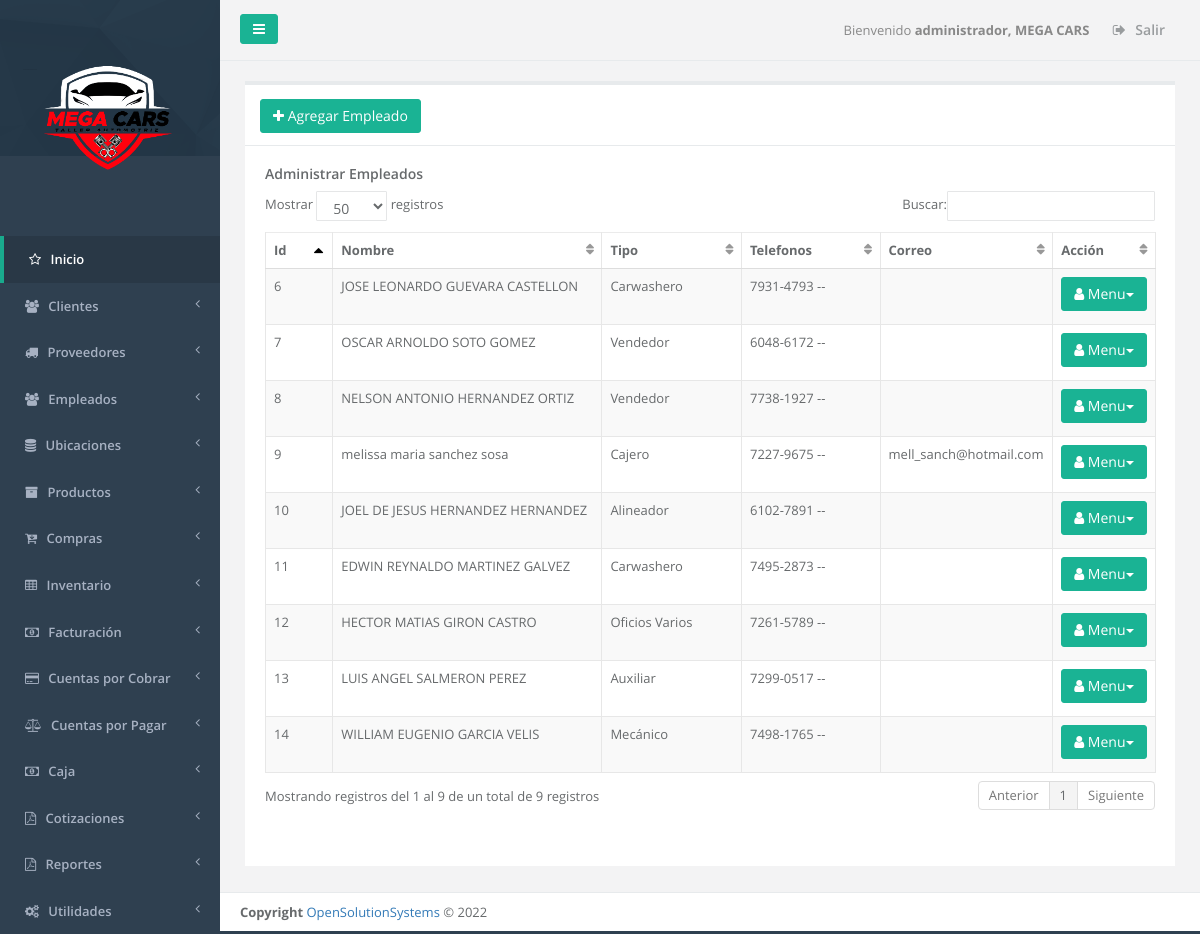
Screenshot of /admin_empleado.php (signed in) with the database file from the repository.
### tables this page shows
CREATE TABLE `sucursal` (
  `id_server` int(11) NOT NULL,
  `unique_id` text NOT NULL,
  `id_sucursal` int(11) NOT NULL,
  `descripcion` text NOT NULL,
  `direccion` varchar(255) NOT NULL,
  `telefono1` varchar(20) NOT NULL,
  `telefono2` varchar(20) NOT NULL,
  `casa_matriz` tinyint(1) NOT NULL,
  `iva` float NOT NULL,
  `monto_retencion1` float NOT NULL,
  `monto_retencion10` float NOT NULL,
  `monto_percepcion` float NOT NULL,
  `n_sucursal` int(11) NOT NULL,
  `vigencia_factura` int(11) NOT NULL,
  `vigencia_pedido` int(11) NOT NULL,
  `giro` varchar(100) NOT NULL,
  `nrc` varchar(100) NOT NULL,
  `nit` varchar(100) NOT NULL,
  `razon_social` varchar(150) NOT NULL,
  `logo` varchar(150) NOT NULL,
  `serie_cof` varchar(100) NOT NULL,
  `desde_cof` int(11) NOT NULL,
  `hasta_cof` int(11) NOT NULL,
  `serie_ccf` varchar(100) NOT NULL,
  `desde_ccf` int(11) NOT NULL,
  `hasta_ccf` int(11) NOT NULL,
  `ultima_act` date NOT NULL
);

CREATE TABLE `menu` (
  `id_server` int(11) NOT NULL,
  `unique_id` text NOT NULL,
  `id_menu` int(11) NOT NULL,
  `nombre` varchar(250) DEFAULT NULL,
  `prioridad` int(11) DEFAULT NULL,
  `icono` varchar(250) NOT NULL,
  `visible` tinyint(1) NOT NULL
);

CREATE TABLE `empleado` (
  `id_server` int(11) NOT NULL,
  `unique_id` text NOT NULL,
  `id_sucursal` int(11) NOT NULL,
  `id_empleado` int(11) NOT NULL,
  `nombre` varchar(100) NOT NULL,
  `apellido` varchar(100) NOT NULL,
  `nit` varchar(20) NOT NULL,
  `dui` varchar(16) NOT NULL,
  `direccion` varchar(250) NOT NULL,
  `telefono1` varchar(12) NOT NULL,
  `telefono2` varchar(12) NOT NULL,
  `email` varchar(100) NOT NULL,
  `salariobase` float NOT NULL,
  `id_tipo_empleado` int(11) NOT NULL
);

CREATE TABLE `tipo_empleado` (
  `id_server` int(11) NOT NULL,
  `unique_id` text NOT NULL,
  `id_tipo_empleado` int(11) NOT NULL,
  `descripcion` varchar(250) NOT NULL
);

### _conexion.php (called while the page is built, shortened)
<?php
$username = "root";
$password = "1234";
$hostname = "localhost";
$dbname = "megacar";
$conexion = mysqli_connect("$hostname","$username","$password","$dbname");
function _query($sql_string){
  global $conexion;
  mysqli_set_charset($conexion,"utf8");
  $query=mysqli_query($conexion,$sql_string);
  return $query;
}
function _fetch_array($sql_string){
  $fetched = mysqli_fetch_array($sql_string,MYSQLI_ASSOC);
  return $fetched;
}
function _num_rows($sql_string){
  $rows = mysqli_num_rows($sql_string);
  return $rows;
}
function get_name_script($url){
  if ( strpos($url, '/') !== FALSE ){
    $nombre_archivo_tmp = explode('/', $url);
  }
  $nombre_archivo= array_pop($nombre_archivo_tmp );
  return  $nombre_archivo;
}
function permission_usr($id_user,$filename){
  $sql1="SELECT menu.id_menu, menu.nombre as nombremenu, menu.prioridad,
  modulo.id_modulo,  modulo.nombre as nombremodulo, modulo.descripcion, modulo.filename,
  usuario_modulo.id_usuario,usuario.admin as admin
  FROM menu, modulo, usuario_modulo, usuario
  WHERE usuario.id_usuario='$id_user'
  AND menu.id_menu=modulo.id_menu
  AND usuario.id_usuario=usuario_modulo.id_usuario
  AND usuario_modulo.id_modulo=modulo.id_modulo
  AND modulo.filename='$filename'
  ";
  $result1=_query($sql1);
  $count1=_num_rows($result1);
  if($count1 >0){
    $row1=_fetch_array($result1);
    $admin=$row1['admin'];
    $filename=$row1['filename'];
    $name_link=$filename;
  }
  else{
    $name_link='NOT';
  }
  return $name_link;
}
?>

### admin_empleado.php (the view, shortened to what this page needs)
<?php
$_PAGE = array ();
$title = "Administrar Empleados";
$_PAGE ['links'] = null;
$_PAGE ['links'] .= '<link href="css/bootstrap.min.css" rel="stylesheet">';
$_PAGE ['links'] .= '<link href="font-awesome/css/font-awesome.css" rel="stylesheet">';
$_PAGE ['links'] .= '<link href="css/plugins/iCheck/custom.css" rel="stylesheet">';
$_PAGE ['links'] .= '<link href="css/plugins/chosen/chosen.css" rel="stylesheet">';
$_PAGE ['links'] .= '<link href="css/plugins/toastr/toastr.min.css" rel="stylesheet">';
$_PAGE ['links'] .= '<link href="css/plugins/jQueryUI/jquery-ui-1.10.4.custom.min.css" rel="stylesheet">';
$_PAGE ['links'] .= '<link href="css/plugins/jqGrid/ui.jqgrid.css" rel="stylesheet">';
$_PAGE ['links'] .= '<link href="css/plugins/dataTables/dataTables.bootstrap.css" rel="stylesheet">';
$_PAGE ['links'] .= '<link href="css/plugins/dataTables/dataTables.responsive.css" rel="stylesheet">';
$_PAGE ['links'] .= '<link href="css/plugins/dataTables/dataTables.tableTools.min.css" rel="stylesheet">';
$_PAGE ['links'] .= '<link href="css/animate.css" rel="stylesheet">';
$_PAGE ['links'] .= '<link href="css/style.css" rel="stylesheet">';
include_once "header.php";
include_once "main_menu.php";
$id_sucursal = $_SESSION["id_sucursal"];
$sql="SELECT e.*, te.descripcion FROM empleado AS e, tipo_empleado AS te WHERE e.id_tipo_empleado=te.id_tipo_empleado AND id_sucursal='$id_sucursal' ORDER BY e.nombre ASC, e.apellido ASC";
$result=_query($sql);
$id_user=$_SESSION["id_usuario"];
$admin=$_SESSION["admin"];
$uri = $_SERVER['SCRIPT_NAME'];
$filename=get_name_script($uri);
$links=permission_usr($id_user,$filename);
?>
<div class="wrapper wrapper-content  animated fadeInRight">
	<div class="row" id="row1">
		<div class="col-lg-12">
			<div class="ibox float-e-margins">
				<?php
				if ($links!='NOT' || $admin=='1' ) {
					echo "<div class='ibox-title'>";
					$filename='agregar_tipo_empleado.php';
					$link=permission_usr($id_user,$filename);
					if ($link!='NOT' || $admin=='1' )
					echo "<a href='agregar_empleado.php' class='btn btn-primary' role='button'><i class='fa fa-plus icon-large'></i> Agregar Empleado</a>";
					echo "</div>";
					?>
					<div class="ibox-content">
						<header>
							<h4><?php echo $title; ?></h4>
						</header>
						<section>
							<table class="table table-striped table-bordered table-hover"id="editable">
								<thead>
									<tr>
										<th class="col-lg-1">Id </th>
										<th class="col-lg-4">Nombre</th>
										<th class="col-lg-2">Tipo</th>
										<th class="col-lg-2">Telefonos</th>
										<th class="col-lg-2">Correo</th>
										<th class="col-lg-1">Acci&oacute;n</th>
									</tr>
								</thead>
								<tbody>
									<?php
									while($row=_fetch_array($result))
									{
										$contacto=$row['nombre']."  ".$row['apellido'];
										$telefonos=$row['telefono1']." -- ".$row['telefono2'];
										$correo=$row['email'];
										$tipo=$row['descripcion'];
										echo "<tr>";
										echo"<td>".$row['id_empleado']."</td>
										<td>".$contacto."</td>
										<td>".$tipo."</td>
										<td>".$telefonos."</td>
										<td>".$correo."</td>";
										echo"<td><div class=\"btn-group\">
										<a href=\"#\" data-toggle=\"dropdown\" class=\"btn btn-primary dropdown-toggle\"><i class=\"fa fa-user icon-white\"></i> Menu<span class=\"caret\"></span></a>
										<ul class=\"dropdown-menu dropdown-primary\">";
										echo "</ul>
										</div>
										</td>
										</tr>";
									}
									?>
								</tbody>
							</table>
						</section>
					</div>
				</div>
				</div>
			</div>
		</div>
		<?php
		include("footer.php");
	}
	else {
		echo "<br><br><div class='alert alert-warning'>No tiene permiso para este modulo.</div></div></div></div></div>";
		include_once ("footer.php");
	}
	?>

### main_menu.php (shortened to what this page needs)
<?php
  $id_sucursal = $_SESSION['id_sucursal'];
  $sql_sucursal = "SELECT * FROM sucursal WHERE id_sucursal = '$id_sucursal'";
  $query_sucursal = _query($sql_sucursal);
  $row_sucursal = _fetch_array($query_sucursal);
  $logo = $row_sucursal['logo'];
?>
<nav class="navbar-default navbar-static-side" role="navigation">
  <div class="sidebar-collapse">
    <ul class="nav" id="side-menu">
      <li class="nav-header">
        <div class="dropdown profile-element"> <span>
          <img alt="image" class="img-responsive" src="<?php echo $logo;  ?>" width="180px" style="margin-left: -3%;">
        </span>
      </div>
    </li>
    <?php
    $id_user=$_SESSION["id_usuario"];
    $admin=$_SESSION["admin"];
    $icono='fa fa-star-o';
    $sql_menus="SELECT id_menu, nombre, prioridad,icono FROM menu order by prioridad";
    $result=_query($sql_menus);
    $main_lnk='dashboard.php';
    if($admin=='1')
    {
      echo  "<li class='active'>";
      echo "<a href='dashboard.php'><i class='".$icono."'></i> <span class='nav-label'>Inicio</span></a>";
      echo  "</li>";
    }
    else
    {
      echo  "<li class='active'>";
      echo "<a href='dashboard.php'><i class='".$icono."'></i> <span class='nav-label'>Inicio</span></a>";
      echo  "</li>";
    }
    while($row=_fetch_array($result))
    {
      $menuname=$row['nombre'];
      $id_menu=$row['id_menu'];
      $icono=$row['icono'];
      if($admin=='1')
      {
        $sql_links="SELECT distinct menu.id_menu, menu.nombre as nombremenu, menu.prioridad,
        modulo.id_modulo, modulo.nombre as nombremodulo, modulo.descripcion, modulo.filename, usuario.admin
        FROM menu, modulo, usuario
        WHERE usuario.id_usuario='$id_user'
        AND usuario.admin='1'
        AND menu.id_menu='$id_menu'
        AND menu.id_menu=modulo.id_menu
        AND modulo.mostrarmenu='1'
        AND menu.visible=1
        ";
      }
      $result_modules=_query($sql_links);
      $numrow2=_num_rows($result_modules);
      if($numrow2>0)
      {
        echo "<li><a href='".$main_lnk."'><i class='".$icono."'></i></i> <span class='nav-label'>".$menuname."</span> <span class='fa arrow'></span></a>";
        echo" </li>";
      }
    }
  ?>
</div>
</nav>
<div id="page-wrapper" class="gray-bg">
  <div class="row border-bottom">
    <nav class="navbar navbar-static-top" role="navigation" style="margin-bottom: 0">
      <div class="navbar-header">
        <a class="navbar-minimalize minimalize-styl-2 btn btn-primary"><i class="fa fa-bars"></i> </a>
      </div>
      <?php
      $id_sucursal=$_SESSION["id_sucursal"];
      $qsucursal=_query("SELECT descripcion FROM sucursal WHERE id_sucursal='$id_sucursal'");
      $row_sucursal=_fetch_array($qsucursal);
      $sucursal=$row_sucursal["descripcion"];
      ?>
      <ul class="nav navbar-top-links navbar-right">
        <li>
          <span class="m-r-sm text-muted welcome-message">Bienvenido <b><?php echo $_SESSION["nombre"].", ".$sucursal ?> </b></span>
        </li>
        <li>
          <a href="logout.php">
            <i class="fa fa-sign-out"></i> Salir
          </a>
        </li>
      </ul>
    </nav>
  </div>

### rows the page displays
sucursal: logo (picture), descripcion "MEGA CARS"
menu: nombre "Clientes"
menu: nombre "Proveedores"
menu: nombre "Empleados"
menu: nombre "Ubicaciones"
menu: nombre "Productos"
menu: nombre "Compras"
menu: nombre "Inventario"
menu: nombre "Facturación"
menu: nombre "Cuentas por Cobrar"
menu: nombre "Cuentas por Pagar"
menu: nombre "Caja"
menu: nombre "Cotizaciones"
menu: nombre "Reportes"
menu: nombre "Utilidades"
empleado: id_empleado "11", contacto "EDWIN REYNALDO MARTINEZ GALVEZ", id_tipo_empleado.descripcion "Carwashero", telefonos "7495-2873 --"
empleado: id_empleado "12", contacto "HECTOR MATIAS GIRON CASTRO", id_tipo_empleado.descripcion "Oficios Varios", telefonos "7261-5789 --"
empleado: id_empleado "10", contacto "JOEL DE JESUS HERNANDEZ HERNANDEZ", id_tipo_empleado.descripcion "Alineador", telefonos "6102-7891 --"
empleado: id_empleado "6", contacto "JOSE LEONARDO GUEVARA CASTELLON", id_tipo_empleado.descripcion "Carwashero", telefonos "7931-4793 --"
empleado: id_empleado "13", contacto "LUIS ANGEL SALMERON PEREZ", id_tipo_empleado.descripcion "Auxiliar", telefonos "7299-0517 --"
empleado: id_empleado "9", contacto "melissa maria sanchez sosa", id_tipo_empleado.descripcion "Cajero", telefonos "7227-9675 --", email "mell_sanch@hotmail.com"
empleado: id_empleado "8", contacto "NELSON ANTONIO HERNANDEZ ORTIZ", id_tipo_empleado.descripcion "Vendedor", telefonos "7738-1927 --"
empleado: id_empleado "7", contacto "OSCAR ARNOLDO SOTO GOMEZ", id_tipo_empleado.descripcion "Vendedor", telefonos "6048-6172 --"
empleado: id_empleado "14", contacto "WILLIAM EUGENIO GARCIA VELIS", id_tipo_empleado.descripcion "Mecánico", telefonos "7498-1765 --"

### other values shown
$_SESSION["nombre"] "administrador"
$title "Administrar Empleados"
